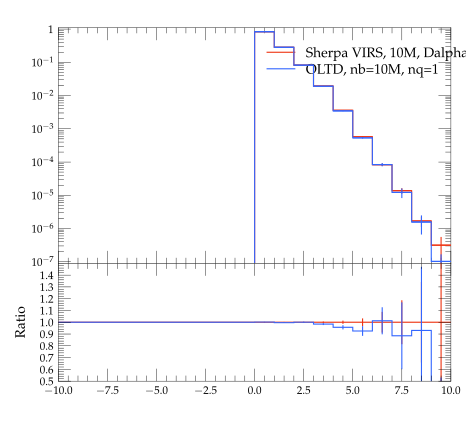

This figure's Python source:
#! /usr/bin/env python

# This Python script was auto-generated using YODA v2.0.0.
# Analysis object: /evtb/inc_jbjg_deta
# Timestamp: 16-04-2024 (10:05:22)

import matplotlib as mpl
import matplotlib.pyplot as plt
mpl.use('Agg') # comment out for interactive use
import os
import numpy as np

plotDir = os.path.split(os.path.realpath(__file__))[0]
if 'YODA_USER_PLOT_PATH' in globals():
    plot_outdir = globals()['YODA_USER_PLOT_PATH']
else:
    plot_outdir = plotDir

#plot style
plt.style.use(os.path.join(plotDir, '../default.mplstyle'))
# plot metadata
figW, figH = plt.rcParams['figure.figsize']
ax_xLabel = r''
ax_yLabel = r''
ax_title  = r''
ax_xScale = 'linear'
ax_yScale = 'log'
xLims = (-10.0, 10.0)
yLims = (9e-08, 1.1)

# TeX-friendly labels for the legend
labels = [ r"Sherpa VIRS, 10M, Dalpha=0.01", r"OLTD, nb=10M, nq=1" ]

# Create figure and axis objects
fig, (ax, ratio0_ax) = plt.subplots(2, 1, sharex=True,
                  figsize=(figW,figH), gridspec_kw={'height_ratios': (2, 1)})
ratio0_ax.yaxis.set_major_locator(mpl.ticker.MultipleLocator(0.1))
ratio0_ax.set_ylim(0.5, 1.4999)
ratio0_ax.set_ylabel('Ratio')

# LineColor map: curve index -> color
linecolors = {0: '#EE3311', 1: '#3366FF'}
# the numerical data is stored in a separate file
dataf = dict()
prefix = os.path.split(__file__)[0]
if prefix:    prefix = prefix + '/'
exec(open(prefix+'inc_jbjg_deta__data.py').read(), dataf)


legend_handles = [] # keep track of handles for the legend

# style options for curves
# starts at zorder>=5 to draw curve on top of legend
styles = {
  'curve0': {
    'color' : linecolors[0],
    'linestyle' : '-',
    'marker' : 'o',
    'zorder' : 5,
    'histstyle' : True,
  },
  'curve1': {
    'color' : linecolors[1],
    'linestyle' : '-',
    'marker' : 'o',
    'zorder' : 6,
    'histstyle' : True,
  },
}
# curve from input yoda files in main panel
for label in dataf['yvals'].keys():
    if all(np.isnan(v) for v in dataf['yvals'][label]):
        continue
    tmp = None
    if styles[label]['histstyle']: # draw as histogram
        tmp, = ax.plot(dataf['xedges'], dataf['yedges'][label],
                       color=styles[label]['color'],
                       linestyle=styles[label]['linestyle'],
                       drawstyle='steps-pre', solid_joinstyle='miter',
                       zorder=styles[label]['zorder'], label=label)
        ax.errorbar(dataf['xpoints'], dataf['yvals'][label], color=styles[label]['color'],
                    xerr=dataf['xerrs'], yerr=[dataf['ydowns'][label], dataf['yups'][label]],
                    linestyle='none', zorder=styles[label]['zorder'])
    else: # draw as scatter
        tmp = ax.errorbar(dataf['xpoints'], dataf['yvals'][label],
                          xerr=dataf['xerrs'],
                          yerr=[ dataf['ydowns'][label],
                          dataf['yups'][label] ],
                          fmt=styles[label]['marker'],
                          ecolor=styles[label]['color'],
                          color=styles[label]['color'], zorder=2)
        tmp[-1][0].set_linestyle(styles[label]['linestyle'])
    legend_handles += [tmp]
    for varLabel in dataf['variation_yvals'].keys():
        if varLabel.startswith(label):
            tmp, = ax.plot(dataf['xedges'], dataf['variation_yvals'][varLabel],
                           color=styles[label]['color'],
                           linestyle=styles[label]['linestyle'],
                           drawstyle='steps-pre', solid_joinstyle='miter',
                           zorder=styles[label]['zorder'], alpha=0.5)


# plots on ratio panel
# curve from input yoda files in ratio panel
for label, yvals in dataf['ratio0_yvals'].items():
    if all(np.isnan(v) for v in yvals):
        continue
    if styles[label]['histstyle']: # plot as histogram
        ratio0_ax.plot(dataf['xedges'], yvals,
                       color=styles[label]['color'],
                       linestyle=styles[label]['linestyle'],
                       drawstyle='steps-pre', zorder=1,
                       solid_joinstyle='miter')
        ratio0_ax.vlines(dataf['xpoints'],
                         dataf['ratio0_ymin'][label],
                         dataf['ratio0_ymax'][label],
                         color=styles[label]['color'], zorder=1)
    else: # plot as scatter
        tmp = ratio0_ax.errorbar(dataf['xpoints'],
                                 yvals, xerr=dataf['xerrs'],
                                 yerr=dataf['ratio0_yerrs'][label],
                                 fmt=styles[label]['marker'],
                                 ecolor=styles[label]['color'],
                                 color=styles[label]['color'])
        tmp[-1][0].set_linestyle(styles[label]['linestyle'])

    for varlabel in dataf['ratio0_variation_vals'].keys():
        if varlabel.startswith(label):
            ratio0_ax.plot(dataf['xedges'],
                            dataf['ratio0_variation_vals'][varlabel],
                            color=styles[label]['color'],
                            linestyle=styles[label]['linestyle'],
                            drawstyle='steps-pre', solid_joinstyle='miter',
                            zorder=1, alpha=0.5)

legend_pos = (0.5, 0.97)
ax.legend(legend_handles, labels, loc='upper left', bbox_to_anchor=legend_pos)

# set plot metadata as defined above
ratio0_ax.set_xlabel(ax_xLabel)
ratio0_ax.xaxis.set_label_coords(1., -.15)
ax.set_ylabel(ax_yLabel, loc='top')
ax.set_title(ax_title, loc='left')
ax.set_xscale(ax_xScale)
ax.set_yscale(ax_yScale)
ax.set_xlim(xLims)
ax.set_ylim(yLims)

# tick formatting
plt.rcParams['xtick.top'] = True
plt.rcParams['ytick.right'] = True
ax.yaxis.set_major_locator(mpl.ticker.LogLocator(base=10.0, numticks=np.inf))
ax.yaxis.set_minor_locator(mpl.ticker.LogLocator(
                           base=10.0, subs=np.arange(0.1, 1, 0.1), numticks=np.inf))
fig.align_ylabels((ax, ratio0_ax))
plt.savefig(os.path.join(plot_outdir, 'inc_jbjg_deta.pdf'), format='PDF')
plt.savefig(os.path.join(plot_outdir, 'inc_jbjg_deta.png'), format='PNG')

plt.close(fig)
